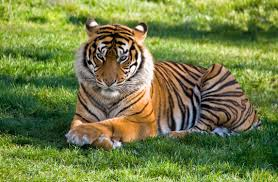
#> input picture nature1.jpeg, 278 x 182 px
$ python BackgroundRemove.py
#> lines starting #> are read from the running program, lines starting #| are printed output that depends on the picture; after the words box and inside, x2 and y2 are one past the last pixel; in counts of white or black regions, pixels touching at a corner belong together
import cv2
import numpy as np


image = cv2.imread('nature1.jpeg')
#> image is the input picture: shape (182, 278, 3); mean B, G, R 68.6, 126.7, 115


gray = cv2.cvtColor(image, cv2.COLOR_BGR2GRAY)
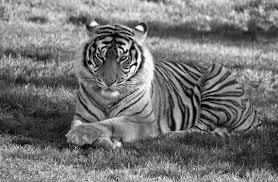
#> gray: shape (182, 278); min 0, max 255, mean 116.5


mask = cv2.adaptiveThreshold(
    gray, 255, cv2.ADAPTIVE_THRESH_GAUSSIAN_C, cv2.THRESH_BINARY, 11, 2
)
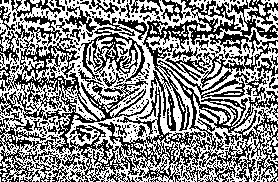
#> mask: shape (182, 278); 53.3% white; black in thin lines or dots


inverted_mask = cv2.bitwise_not(mask)
#> inverted_mask: shape (182, 278); 46.7% white in thin lines or dots


background_removed = cv2.bitwise_and(image, image, mask=mask)
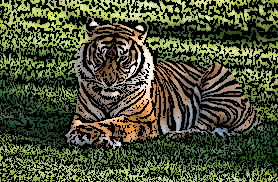
#> background_removed: shape (182, 278, 3); mean B, G, R 48.3, 79.8, 74.4


background_color = (255, 255, 255)  # White
background = np.full_like(image, background_color)
result = np.where(background_removed == 0, background, background_removed)
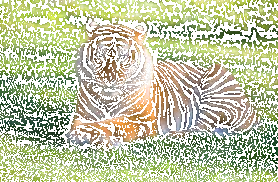
#> result: shape (182, 278, 3); mean B, G, R 167.3, 198.8, 193.4


mask = np.zeros(image.shape[:2], np.uint8)


bgdModel = np.zeros((1, 65), np.float64)
fgdModel = np.zeros((1, 65), np.float64)


rect = (50, 50, image.shape[1] - 50, image.shape[0] - 50)
#> rect = (50, 50, 228, 132)


cv2.grabCut(image, mask, rect, bgdModel, fgdModel, 5, cv2.GC_INIT_WITH_RECT)


mask = np.where((mask == 2) | (mask == 0), 0, 1).astype('uint8')
result = image * mask[:, :, np.newaxis]
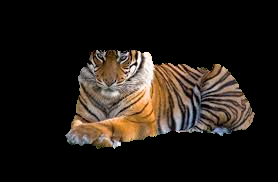
#> result: shape (182, 278, 3); mean B, G, R 22.4, 28, 34.5


cv2.imwrite('grabcut_result.jpg', result)
cv2.imshow('GrabCut Result', result)
cv2.waitKey(0)
cv2.destroyAllWindows()

$ run again, with download.jpeg copied over nature1.jpeg
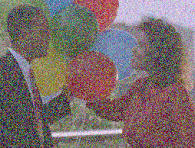
#> input picture download.jpeg, 195 x 148 px
#> image is the input picture: shape (148, 195, 3); mean B, G, R 107.9, 108.5, 122.8
#> `mask = cv2.adaptiveThreshold( gray, 255, cv2.ADAPTIVE_THRESH_GAUSSIAN_..`:
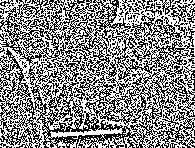
#> mask: shape (148, 195); 53.7% white; black in thin lines or dots
#> inverted_mask: shape (148, 195); 46.3% white in thin lines or dots
#> `result = np.where(background_removed == 0, background, background_remo..`:
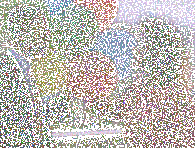
#> result: shape (148, 195, 3); mean B, G, R 183, 186.8, 191.2

$ run again, with download1.jpeg copied over nature1.jpeg
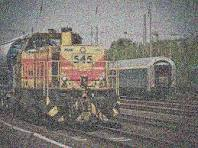
#> input picture download1.jpeg, 198 x 148 px
#> image is the input picture: shape (148, 198, 3); mean B, G, R 113.9, 118.8, 123.5
#> `mask = cv2.adaptiveThreshold( gray, 255, cv2.ADAPTIVE_THRESH_GAUSSIAN_..`:
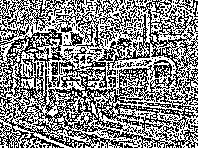
#> mask: shape (148, 198); 53.2% white; black in thin lines or dots
#> inverted_mask: shape (148, 198); 46.8% white in thin lines or dots
#> `result = np.where(background_removed == 0, background, background_remo..`:
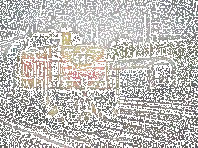
#> result: shape (148, 198, 3); mean B, G, R 188.6, 191.3, 193.8
